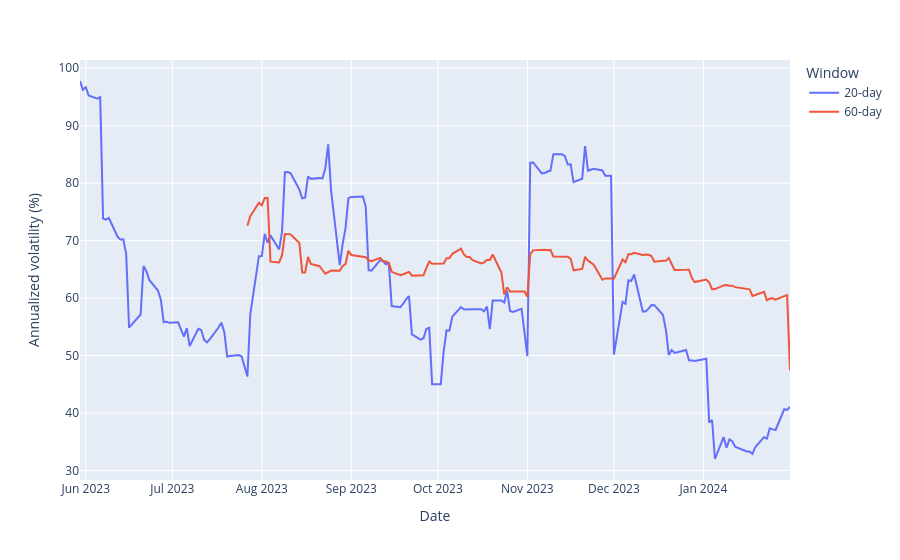

The notebook cell saved with this chart:
### Markdown cell above
## Estimating rolling annualized volatility

For each window, calculate the sample standard deviation of daily log returns.

Again:
- V(X/n) = V(X) / n = σ²/n
- std(X/n) = σ / √n
- √n * sampleSTD = σ

The 20-day estimate responds faster to recent observations; the 60-day estimate
is smoother.

### Code cell
log_returns = np.log(1 + training_percentages)
data = pd.DataFrame()
for k in (20, 60):
    volatility = log_returns.rolling(k).std().dropna() * np.sqrt(n) * 100
    data[f"{k}-day"] = volatility
fig = px.line(data,labels={"index": "Date", "value": "Annualized volatility (%)","variable": "Window"})
fig.show()

### Figure 1 — Plotly figure (JSON) as saved in the notebook; plotly's stock layout.template omitted (floating-point values rounded to 4 significant figures; data arrays with more than 128 entries replaced by an {"elided": "..."} marker saying what was removed)
{"data": [{"hovertemplate": "Window=20-day<br>Date=%{x}<br>Annualized volatility (%)=%{y}<extra></extra>", "legendgroup": "20-day", "line": {"color": "#636efa", "dash": "solid"}, "marker": {"symbol": "circle"}, "mode": "lines", "name": "20-day", "orientation": "v", "showlegend": true, "type": "scatter", "x": {"elided": "170 str values"}, "xaxis": "x", "y": {"elided": "170 float values"}, "yaxis": "y"}, {"hovertemplate": "Window=60-day<br>Date=%{x}<br>Annualized volatility (%)=%{y}<extra></extra>", "legendgroup": "60-day", "line": {"color": "#EF553B", "dash": "solid"}, "marker": {"symbol": "circle"}, "mode": "lines", "name": "60-day", "orientation": "v", "showlegend": true, "type": "scatter", "x": {"elided": "170 str values"}, "xaxis": "x", "y": {"elided": "170 float values"}, "yaxis": "y"}], "layout": {"legend": {"title": {"text": "Window"}, "tracegroupgap": 0}, "margin": {"t": 60}, "xaxis": {"anchor": "y", "domain": [0, 1], "title": {"text": "Date"}}, "yaxis": {"anchor": "x", "domain": [0, 1], "title": {"text": "Annualized volatility (%)"}}}}
